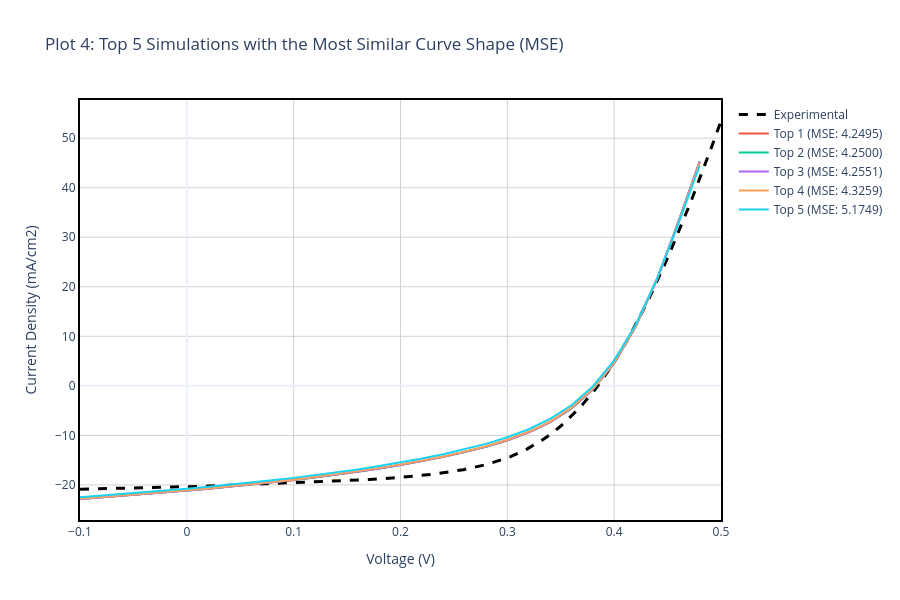

Notebook code cell kept with this figure:
### Markdown cell above
## Section 5: Shape-Based Comparison Using Mean Squared Error (MSE)

### Motivation
While parameter-based matching identifies designs meeting target specifications, it does not guarantee realistic device physics. Two J-V curves can have identical parameters but very different shapes, indicating different dominant loss mechanisms. This section employs a **shape-matching algorithm** to identify simulations whose curve morphology most closely resembles the experimental measurement.

### Mathematical Approach
For each simulation, we:

1. **Interpolate** the simulated J-V curve to the exact voltages measured in the experiment
2. **Calculate Mean Squared Error** in the overlapping voltage range:

$$\text{MSE} = \frac{1}{N} \sum_{i=1}^{N} \left(J_i^{exp} - J_i^{sim}(V_i)\right)^2$$

where $J^{exp}$ is experimental current density at measured voltages, $J^{sim}(V_i)$ is interpolated simulated current density at those same voltages, and $N$ is the number of measurement points.

3. **Identify** the top 5 simulations with **lowest MSE** values

### Interpretation
Lower MSE values indicate better agreement in curve shape. This metric is sensitive to:
- The "knee" or transition region of the J-V curve (determined by series/shunt resistance and ideality factors)
- Overall current deficit and voltage losses
- Non-ideal behavior like S-shaped curves or kinks caused by interface barriers

### Comparison with Parameter-Based Matching
- **Parameter-based**: Focuses on specific values ($V_{oc}$, $J_{sc}$, $FF$, $\eta$)
- **Shape-based (MSE)**: Focuses on the entire curve morphology and transition characteristics

Together, these approaches provide complementary insights into which simulations best capture experimental device behavior.

### Code cell
for d in scaps_data:
    v_sim = d['v(V)']
    j_sim = d['jtot(mA/cm2)']
    
    # Create an interpolator to compare with the exact voltages measured in the lab
    interp_func = interp1d(v_sim, j_sim, kind='linear', fill_value="extrapolate")
    
    # Evaluate only in the overlapping region (common Voltage Range)
    v_min, v_max = max(v_sim.min(), exp_data['v(V)'].min()), min(v_sim.max(), exp_data['v(V)'].max())
    valid_exp = exp_data[(exp_data['v(V)'] >= v_min) & (exp_data['v(V)'] <= v_max)]
    
    if len(valid_exp) > 5:
        j_sim_interp = interp_func(valid_exp['v(V)'])
        mse = mean_squared_error(valid_exp['jtot(mA/cm2)'], j_sim_interp)
        d['mse'] = mse
    else:
        d['mse'] = float('inf')

top_5_mse = sorted(scaps_data, key=lambda x: x.get('mse', float('inf')))[:5]

# Extract defect density information from SCAPS file for top 5 MSE
# Use the original simulation file already loaded (sim_df_raw has all the data)
sim_df_raw_full = sim_df_raw

# Create a mapping of labels to defect densities
defect_density_map = {}
for idx in batch_indices:
    param_name = str(sim_df_raw_full.iloc[idx + 1, 0]).strip()
    param_val = str(sim_df_raw_full.iloc[idx + 1, 1]).strip()
    label = f"{param_name} {param_val}"
    
    # Search for defect density in the following rows
    defect_densities = []
    for j in range(idx, min(idx + 150, len(sim_df_raw_full))):
        cell_val = str(sim_df_raw_full.iloc[j, 0]).strip()
        if 'defect' in cell_val.lower() and 'total defect density' in cell_val.lower():
            defect_densities.append(cell_val)
    
    if defect_densities:
        defect_density_map[label] = defect_densities

# Print defect density data for top 5 MSE matches to terminal
print("\n" + "="*120)
print("TOP 5 MSE MATCHES - DEFECT DENSITY INFORMATION")
print("="*120)
for i, d in enumerate(top_5_mse):
    print(f"\n🔍 Top {i+1} (MSE: {d['mse']:.6f}) - {d['label']}")
    if d['label'] in defect_density_map:
        for defect_info in defect_density_map[d['label']]:
            print(f"   {defect_info}")
    else:
        print(f"   [Defect density data not found]")
print("="*120)

# ------------------ PLOT 4: TOP 5 VS EXPERIMENTAL (MSE SHAPE) ------------------
fig4 = go.Figure()
fig4.add_trace(go.Scatter(
    x=exp_data['v(V)'], y=exp_data['jtot(mA/cm2)'], 
    mode='lines', name='Experimental', line=dict(color='black', dash='dash', width=3)
))

for i, d in enumerate(top_5_mse):
    # Filter to experimental maximum limits
    mask = (d['v(V)'] <= EXP_V_MAX) & (d['jtot(mA/cm2)'] <= EXP_J_MAX)
    v_filtered = d['v(V)'][mask]
    j_filtered = d['jtot(mA/cm2)'][mask]
    
    hover_text = f"<b>{d['label']}</b><br>MSE: {d['mse']:.4f}"
    fig4.add_trace(go.Scatter(
        x=v_filtered, y=j_filtered, mode='lines', 
        name=f"Top {i+1} (MSE: {d['mse']:.4f})", hoverinfo='text', hovertext=hover_text
    ))

fig4.update_xaxes(showline=True, linewidth=2, linecolor='black', mirror=True)
fig4.update_yaxes(showline=True, linewidth=2, linecolor='black', mirror=True)
fig4.update_layout(
    title='Plot 4: Top 5 Simulations with the Most Similar Curve Shape (MSE)',
    xaxis_title='Voltage (V)', yaxis_title='Current Density (mA/cm2)',
    hovermode='closest', template='plotly_white', width=900, height=600,
    plot_bgcolor='white',
    xaxis=dict(showgrid=True, gridwidth=1, gridcolor='lightgray'),
    yaxis=dict(showgrid=True, gridwidth=1, gridcolor='lightgray')
)
fig4.show()
fig4.write_image(os.path.join(plots_dir, 'Plot5_Top5_MSE_Shape.png'), width=900, height=600)
print(f"✅ Saved Plot 5 to {plots_dir}/Plot5_Top5_MSE_Shape.png")

### Figure 1 — Plotly figure (JSON) as saved in the notebook; plotly's stock layout.template omitted (floating-point values rounded to 4 significant figures; data arrays with more than 128 entries replaced by an {"elided": "..."} marker saying what was removed)
{"data": [{"line": {"color": "black", "dash": "dash", "width": 3}, "mode": "lines", "name": "Experimental", "type": "scatter", "x": {"elided": "200 float values"}, "y": {"elided": "200 float values"}}, {"hoverinfo": "text", "hovertext": "<b>Sb2Se3 / CdS (I1)>>Defect 1>>total density [1/cm²]: 5.00e+11</b><br>MSE: 4.2495", "mode": "lines", "name": "Top 1 (MSE: 4.2495)", "type": "scatter", "x": [-0.1, -0.08, -0.06, -0.04, -0.02, 0.0, 0.02, 0.04, 0.06, 0.08, 0.1, 0.12, 0.14, 0.16, 0.18, 0.2, 0.22, 0.24, 0.26, 0.28, 0.3, 0.32, 0.34, 0.36, 0.38, 0.4, 0.42, 0.44, 0.46, 0.48], "y": [-22.84, -22.53, -22.2, -21.86, -21.51, -21.14, -20.76, -20.36, -19.93, -19.48, -18.99, -18.48, -17.92, -17.32, -16.67, -15.96, -15.19, -14.34, -13.38, -12.28, -10.98, -9.379, -7.313, -4.543, -0.7215, 4.602, 11.91, 21.47, 33.0, 45.27]}, {"hoverinfo": "text", "hovertext": "<b>Sb2Se3 / CdS (I1)>>Defect 1>>total density [1/cm²]: 5.00e+11</b><br>MSE: 4.2500", "mode": "lines", "name": "Top 2 (MSE: 4.2500)", "type": "scatter", "x": [-0.1, -0.08, -0.06, -0.04, -0.02, 0.0, 0.02, 0.04, 0.06, 0.08, 0.1, 0.12, 0.14, 0.16, 0.18, 0.2, 0.22, 0.24, 0.26, 0.28, 0.3, 0.32, 0.34, 0.36, 0.38, 0.4, 0.42, 0.44, 0.46, 0.48], "y": [-22.84, -22.53, -22.2, -21.86, -21.51, -21.14, -20.76, -20.36, -19.93, -19.48, -18.99, -18.48, -17.92, -17.32, -16.67, -15.96, -15.19, -14.34, -13.38, -12.28, -10.98, -9.378, -7.312, -4.542, -0.7202, 4.603, 11.91, 21.47, 33.0, 45.26]}, {"hoverinfo": "text", "hovertext": "<b>Sb2Se3 / CdS (I1)>>Defect 1>>total density [1/cm²]: 5.00e+11</b><br>MSE: 4.2551", "mode": "lines", "name": "Top 3 (MSE: 4.2551)", "type": "scatter", "x": [-0.1, -0.08, -0.06, -0.04, -0.02, 0.0, 0.02, 0.04, 0.06, 0.08, 0.1, 0.12, 0.14, 0.16, 0.18, 0.2, 0.22, 0.24, 0.26, 0.28, 0.3, 0.32, 0.34, 0.36, 0.38, 0.4, 0.42, 0.44, 0.46, 0.48], "y": [-22.84, -22.52, -22.2, -21.86, -21.51, -21.14, -20.75, -20.35, -19.92, -19.47, -18.99, -18.47, -17.92, -17.31, -16.66, -15.96, -15.18, -14.33, -13.37, -12.27, -10.97, -9.368, -7.3, -4.529, -0.7078, 4.614, 11.92, 21.47, 32.99, 45.24]}, {"hoverinfo": "text", "hovertext": "<b>Sb2Se3 / CdS (I1)>>Defect 1>>total density [1/cm²]: 5.00e+11</b><br>MSE: 4.3259", "mode": "lines", "name": "Top 4 (MSE: 4.3259)", "type": "scatter", "x": [-0.1, -0.08, -0.06, -0.04, -0.02, 0.0, 0.02, 0.04, 0.06, 0.08, 0.1, 0.12, 0.14, 0.16, 0.18, 0.2, 0.22, 0.24, 0.26, 0.28, 0.3, 0.32, 0.34, 0.36, 0.38, 0.4, 0.42, 0.44, 0.46, 0.48], "y": [-22.8, -22.48, -22.16, -21.82, -21.46, -21.09, -20.71, -20.3, -19.88, -19.42, -18.94, -18.42, -17.86, -17.26, -16.6, -15.89, -15.12, -14.26, -13.3, -12.19, -10.88, -9.271, -7.197, -4.421, -0.5982, 4.717, 11.99, 21.5, 32.92, 45.04]}, {"hoverinfo": "text", "hovertext": "<b>Sb2Se3 / CdS (I1)>>Defect 1>>total density [1/cm²]: 5.00e+11</b><br>MSE: 5.1749", "mode": "lines", "name": "Top 5 (MSE: 5.1749)", "type": "scatter", "x": [-0.1, -0.08, -0.06, -0.04, -0.02, 0.0, 0.02, 0.04, 0.06, 0.08, 0.1, 0.12, 0.14, 0.16, 0.18, 0.2, 0.22, 0.24, 0.26, 0.28, 0.3, 0.32, 0.34, 0.36, 0.38, 0.4, 0.42, 0.44, 0.46, 0.48], "y": [-22.49, -22.17, -21.84, -21.49, -21.14, -20.76, -20.37, -19.96, -19.53, -19.07, -18.57, -18.05, -17.48, -16.86, -16.2, -15.47, -14.68, -13.81, -12.83, -11.71, -10.38, -8.76, -6.681, -3.912, -0.1205, 5.125, 12.27, 21.57, 32.7, 44.44]}], "layout": {"height": 600, "hovermode": "closest", "plot_bgcolor": "white", "title": {"text": "Plot 4: Top 5 Simulations with the Most Similar Curve Shape (MSE)"}, "width": 900, "xaxis": {"gridcolor": "lightgray", "gridwidth": 1, "linecolor": "black", "linewidth": 2, "mirror": true, "showgrid": true, "showline": true, "title": {"text": "Voltage (V)"}}, "yaxis": {"gridcolor": "lightgray", "gridwidth": 1, "linecolor": "black", "linewidth": 2, "mirror": true, "showgrid": true, "showline": true, "title": {"text": "Current Density (mA/cm2)"}}}}
